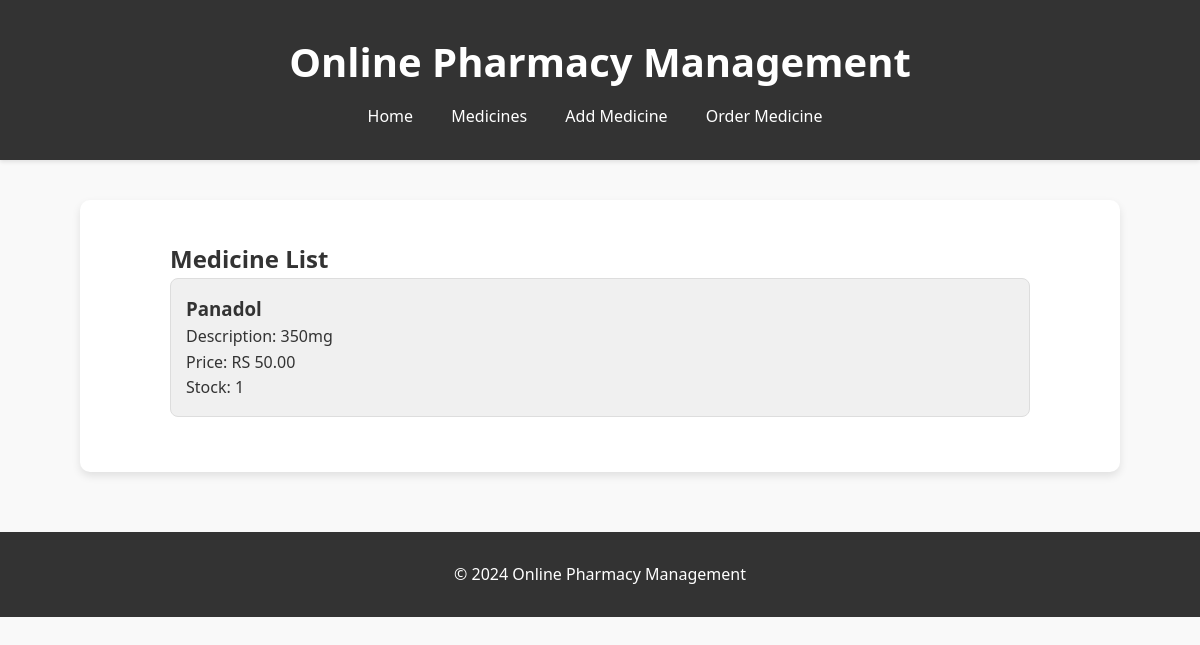
The page /medicines/ on the database as committed earlier.
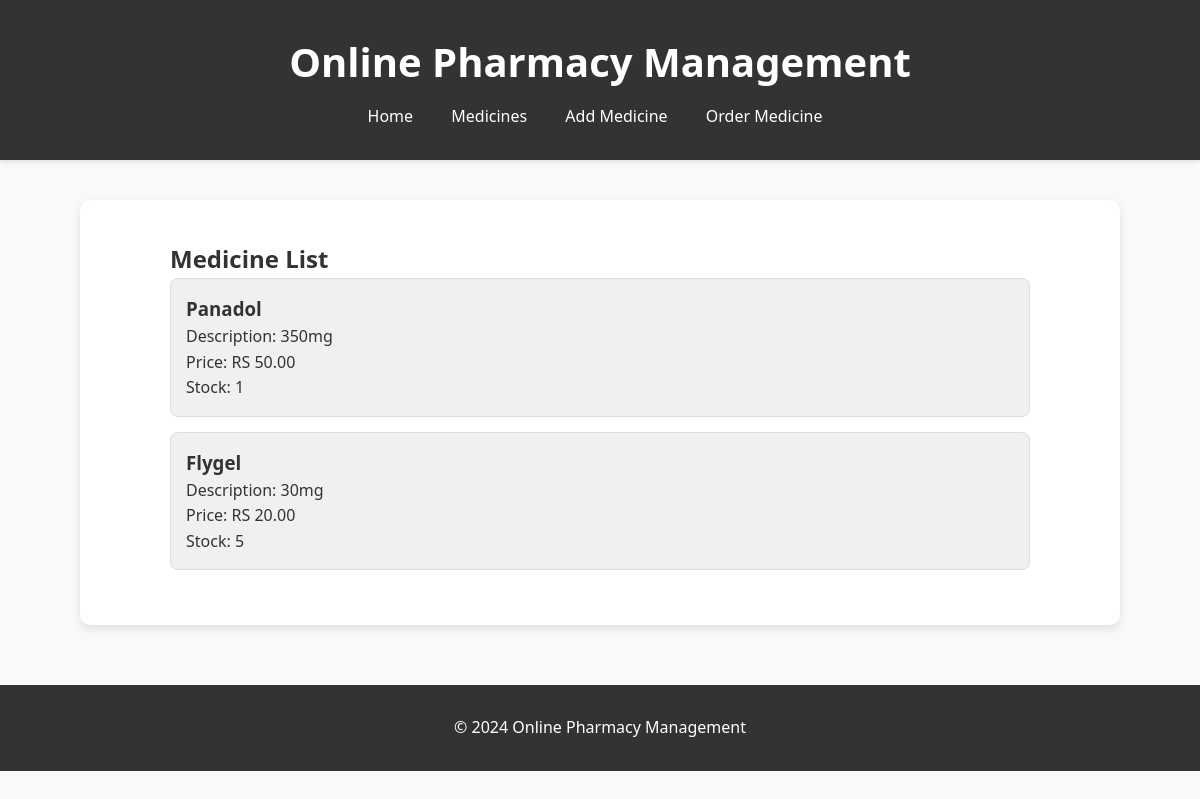
The same page on the database as committed later.
### pharmacy/models.py (models this page shows, shortened)
class Medicine(models.Model):
    name = models.CharField(max_length=100)
    description = models.TextField()
    price = models.DecimalField(max_digits=10, decimal_places=2)
    stock = models.IntegerField()

### pharmacy/views.py (the view)
# urls.py: path('medicines/', medicine_list, name='medicine_list'),
def medicine_list(request):
    medicines = Medicine.objects.all()
    return render(request, 'pharmacy/medicine_list.html', {'medicines': medicines})

### pharmacy/templates/pharmacy/medicine_list.html
{% extends 'pharmacy/base.html' %}
{% block content %}
<section id="medicine-list">
    <div class="container">
        <h2>Medicine List</h2>
        <ul class="medicine-items">
            {% for medicine in medicines %}
            <li>
                <div class="medicine-item">
                    <h3>{{ medicine.name }}</h3>
                    <p>Description: {{ medicine.description }}</p>
                    <p>Price: RS {{ medicine.price }}</p>
                    <p>Stock: {{ medicine.stock }}</p>
                </div>
            </li>
            {% empty %}
            <li>No medicines found.</li>
            {% endfor %}
        </ul>
    </div>
</section>
{% endblock %}

### pharmacy/templates/pharmacy/base.html (shortened to what this page needs)
{% load static %}
<!DOCTYPE html>
<html lang="en">
<head>
    <link rel="stylesheet" href="{% static 'css/styles.css' %}">
</head>
<body>
    <header>
        <div class="container">
            <h1>Online Pharmacy Management</h1>
            <nav>
                <ul>
                    <li><a href="{% url 'home' %}">Home</a></li>
                    <li><a href="{% url 'medicine_list' %}">Medicines</a></li>
                    <li><a href="{% url 'add_medicine' %}">Add Medicine</a></li>
                    <li><a href="{% url 'order_medicine' %}">Order Medicine</a></li>
                </ul>
            </nav>
        </div>
    </header>
    <main>
        <div class="container">
            {% block content %}
            {% endblock %}
        </div>
    </main>
    <footer>
        <div class="container">
            <p>&copy; 2024 Online Pharmacy Management</p>
        </div>
    </footer>
</body>
</html>

### pharmacy/static/css/styles.css (style rules this page uses)
* { box-sizing: border-box; margin: 0; padding: 0; }
body { font-family: 'Segoe UI', Tahoma, Geneva, Verdana, sans-serif; line-height: 1.6; background-color: #f9f9f9; color: #333; }
.container { width: 90%; max-width: 1200px; margin: auto; padding: 20px; }
header { background-color: #333; color: #fff; padding: 10px 0; box-shadow: 0 2px 4px rgba(0, 0, 0, 0.1); }
header h1 { margin: 0; padding: 0; font-size: 2.5rem; text-align: center; }
nav ul { list-style-type: none; text-align: center; margin-top: 10px; }
nav ul li { display: inline-block; margin-right: 10px; }
nav ul li a { color: #fff; text-decoration: none; padding: 8px 12px; border-radius: 5px; transition: background-color 0.3s; }
main { padding: 20px 0; }
footer { background-color: #333; color: #fff; text-align: center; padding: 10px 0; position: relative; bottom: 0; width: 100%; }
section { margin-bottom: 20px; background-color: #fff; padding: 20px; border-radius: 10px; box-shadow: 0 4px 8px rgba(0, 0, 0, 0.1); }
.medicine-items { list-style-type: none; padding: 0; }
.medicine-item { background-color: #f0f0f0; border: 1px solid #ddd; padding: 15px; border-radius: 8px; margin-bottom: 15px; }

Rows that differ between the two databases and show on the page:
added Medicine: name "Flygel", description "30mg", price "20.00", stock "5"
